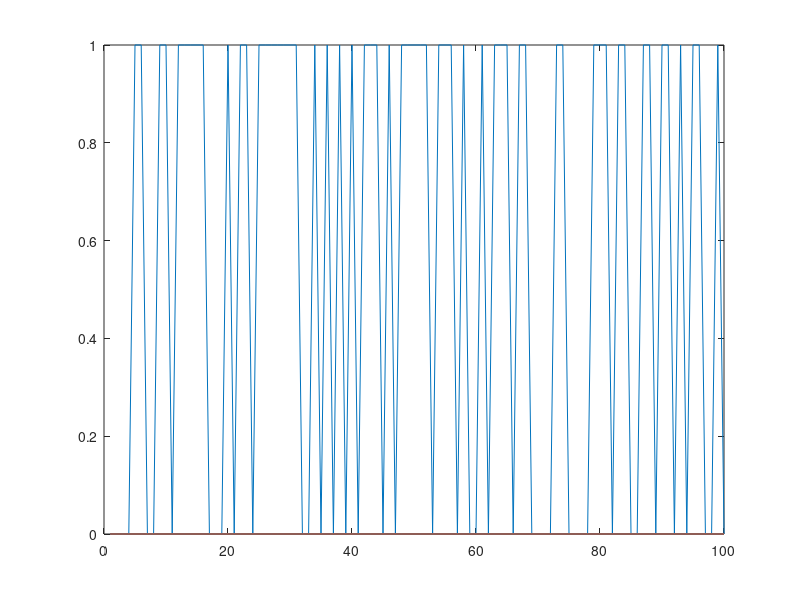

The MATLAB source for this figure:
%FinalProject
%Gabrielle Ewall, Kirsi Goldynia
%4-16-15

%determine the effect of varying inhibition on ocular dominance competition
clear
%DEFINE PARAMETERS
t_end = 1000;%ms
dt =.1;%ms
tau_e = 20%ms
tau_weights = 20;
w_post_pre = zeros(1,t_end);%weight of the presynaptic cell onto the postsynaptic cell
w_post_pre(1) = .5;
stim_in = .5;%c_c: strength of input from retinal ganglion cells
t_vec = 0:dt:t_end;
r_ex =zeros(1,length(t_end))
r_mean = 5;%hz
%rate_vec = r_mean * exp(-.5 * ((angle_vec - theta_max)./sigma_r) .^2);
A_plus = 0.003;%magnitude of LTP
A_minus = .003/.99;%magnitude of LTD
delta_w = 0;

%define temporal change in PSPs (epsilon)
%generate poisson spike distribution using the mean rate to determine when
%the next spike will occur
%use code from PS4

%GENERATE POISSON MODEL SPIKE TRAIN
figure;
spike_train_vec = zeros(t_end*dt);
num_vec = rand(1,t_end*dt);
spike_train_vec(r_mean*dt > num_vec) = 1;
plot(spike_train_vec)

% %finding rates
% for i=1:t_end*dt
%     temp_sum = 0;
%     t = t_vec(i);
%     %changing the value of PSP_var (E)
%     if t>=0
%         tau_e = 20%ms
%         PSP_var(i) = (t/tau_e^2)*e^(-t/tau_e);
%         
%     else
%         PSP_var(i) = 0;
%     end
%     %changing weights
%     if t > 0:
%         delta_w = A_plus * exp(-dt/tau_weights);%delta t is btw pre and psot
%     elseif t < 0:
%         delta_w = -A_minus * exp(dt/tau_weights);
%     else:
%         delta_w = 0;
%     end
%     
%     
%     for f = 0:sum(spike_vec1(i))
%         temp_sum = temp_sum + PSP_var(i - (1/spike_rate_vec1(i))/dt) ...
%             + r_ex_base;
%     end
%     
%     r_ex(i) = temp_sum * stim_in;
%     %calculate r_inh also in this loop
%     
%     %define change in conductances here
%     %define V of the postsynaptic cell here
% end
%V  tracks the post synaptic cell
    
%cover the second group of excitatory
%do basically the same for inhibitory
%integrate over #spikes and #synapses

%use the cha

%define the changing weights
%postsynaptic rates
%integrate over #spikes and #synapses




%run experiment
